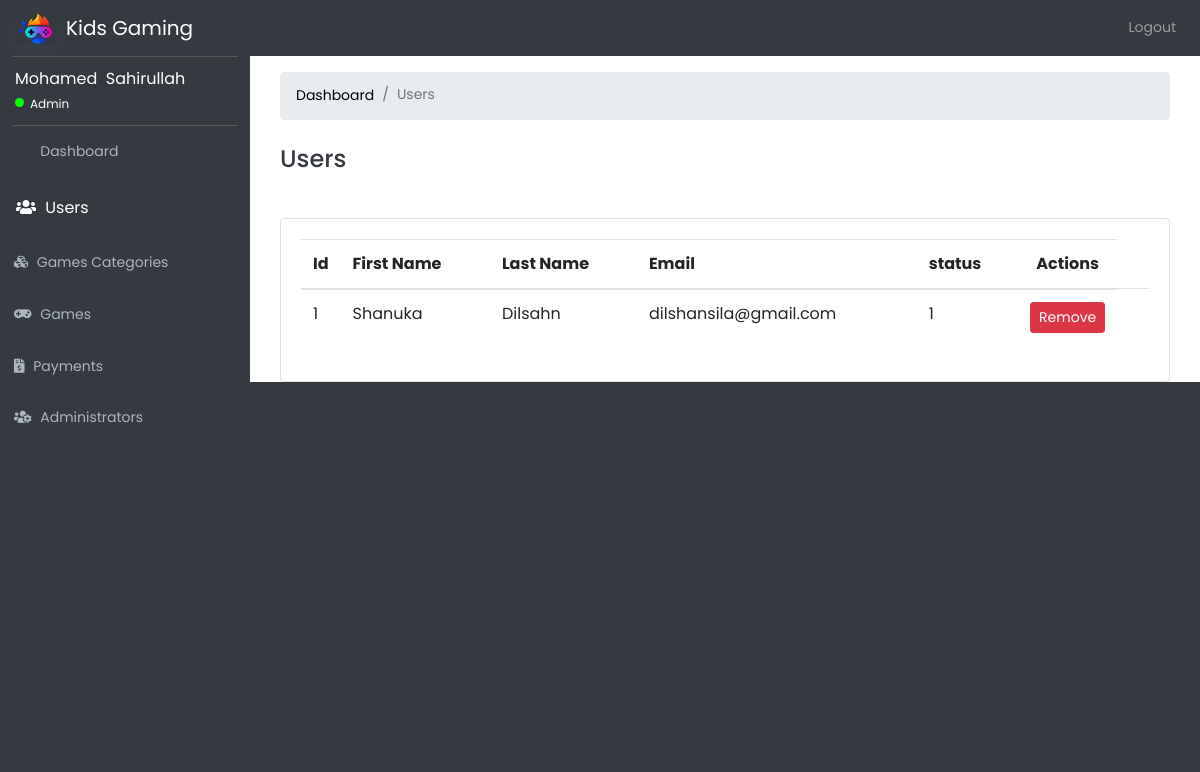
Page /dashboard/users.php (signed in) on the committed database.
### tables this page shows
CREATE TABLE `users` (
  `id` int(11) NOT NULL,
  `firstName` varchar(500) NOT NULL,
  `lastName` varchar(500) NOT NULL,
  `email` varchar(500) NOT NULL,
  `password` varchar(255) DEFAULT NULL,
  `role` varchar(200) NOT NULL,
  `status` tinyint(1) NOT NULL DEFAULT '1',
  `last_login` timestamp NOT NULL DEFAULT CURRENT_TIMESTAMP ON UPDATE CURRENT_TIMESTAMP
);

### dashboard/users.php (the view, shortened to what this page needs)
<?php
include('../common/header.php');
include('d-header.php');
require '../common/conn.php';
$query = "SELECT * FROM users WHERE role='ROLE_USER'";
$result = mysqli_query($conn, $query);
$users = [];
while ($user = mysqli_fetch_array($result)) {
   $users[] = array(
      'id' => $user['id'],
      'firstName' => $user['firstName'],
      'lastName' => $user['lastName'],
      'email' => $user['email'],
      'status' => $user['status'],
   );
}
?>
<body class="fixed-nav sticky-footer bg-dark">
   <div class="content-wrapper">
      <div class="container-fluid">
         <div class="col-12">
            <nav aria-label="breadcrumb">
               <ol class="breadcrumb">
                  <li class="breadcrumb-item"><a class="cw" href="index.php">Dashboard</a></li>
                  <li class="breadcrumb-item active" aria-current="page">Users</li>
               </ol>
            </nav>
            <h4 class="page-title text-truncate text-dark font-weight-medium mbt-c-20">Users</h4>
            <br>
                  <div class="card">
                     <div class="card-body">
                        <div class="table-responsive">
                           <table id="zero_config" class="table no-wrap">
                              <thead>
                                 <tr>
                                    <th width="10px">Id</th>
                                    <th>First Name</th>
                                    <th>Last Name</th>
                                    <th>Email</th>
                                    <th>status</th>
                                    <th width="10px" class="text-center">Actions</th>
                                 </tr>
                              </thead>
                              <tbody>
                                 <?php foreach ($users as $key => $user) {
                                    echo "<tr>
                                 <td id='user-id'>" .  $key + 1 . "</td>
                                 <td>" . $user['firstName'] . "</td>
                                 <td>" . $user['lastName'] . "</td>
                                 <td>" . $user['email'] . "</td>
                                 <td >" . $user['status'] . "</td>
                                 <td><button type='button' data-id='" . $user['id'] . "' class='btn btn-danger btn-sm remove-user'>Remove</button><td>
                                 </tr>";
                                 } ?>
                              </tbody>
                           </table>
                        </div>
                     </div>
                  </div>
               </div>
            </div>
         </div>
</body>

### css/main.css (style rules this page uses)
* { margin: 0px; padding: 0px; box-sizing: border-box; }
body, html { height: 100%; font-family: 'Poppins', sans-serif; }
a { font-family: 'Poppins'; font-size: 14px; line-height: 1.7; color:#d7d7d7; margin: 0px; transition: all 0.4s; -webkit-transition: all 0.4s; -o-transition: all 0.4s; -moz-transition: all 0.4s; }
h1,h2,h3,h4,h5,h6 { margin: 0px; }
ul, li { margin: 0px; list-style-type: none; }
button { outline: none !important; border: none; background: transparent; }
body { background-color:#252324 ; color:white }
.cw { color: white; }

### dashboard/css/dashboard.css (style rules this page uses)
html { position: relative; min-height: 100%; }
body { overflow-x: hidden; }
body.sticky-footer { margin-bottom: 56px; }
body.sticky-footer .content-wrapper { min-height: calc(100vh - 56px - 0); }
body.fixed-nav { padding-top: 56px; }
.content-wrapper { min-height: calc(100vh - 56px); padding-top: 1rem; }
.content-wrapper { overflow-x: hidden; background: white; }
@media (min-width: 992px) { .content-wrapper { margin-left: 250px; } }
.cw { color:black !important; }
.breadcrumb a, .breadcrumb li { font-size:14px !important; }
.mbt-c-20 { margin-top:25px; margin-bottom:20px; }

### rows in the picture
users: firstName "Shanuka", lastName "Dilsahn", email "dilshansila@gmail.com", status "1"

### other values in the picture
$_SESSION['login_user_firstname'] "Mohamed"
$_SESSION['login_user_lastname'] "Sahirullah"
